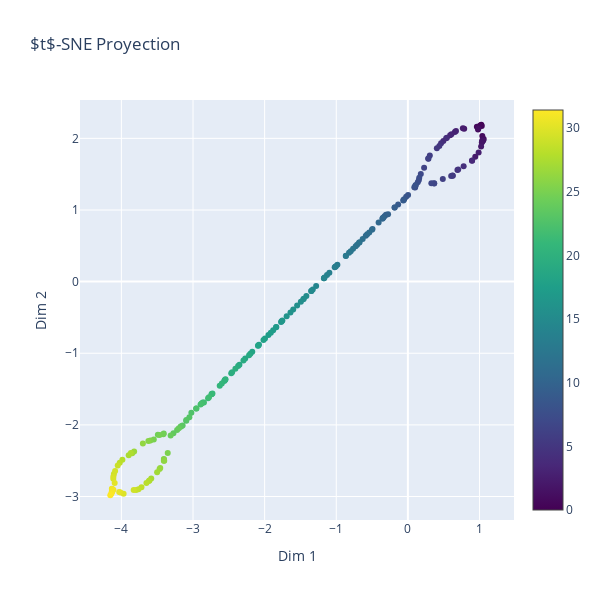

Notebook cell for this chart:
### Code cell
# t-SNE
tsne = TSNE(n_components=2, perplexity=100)
points_tsne = tsne.fit_transform(points_3d)
draw_2d(points_tsne, "$t$-SNE Proyection")

### Figure 1 — Plotly figure (JSON) as saved in the notebook; plotly's stock layout.template omitted (floating-point values rounded to 4 significant figures; data arrays with more than 128 entries replaced by an {"elided": "..."} marker saying what was removed)
{"data": [{"marker": {"color": {"elided": "200 float values"}, "colorscale": [[0, "#440154"], [0.1111, "#482878"], [0.2222, "#3e4989"], [0.3333, "#31688e"], [0.4444, "#26828e"], [0.5556, "#1f9e89"], [0.6667, "#35b779"], [0.7778, "#6ece58"], [0.8889, "#b5de2b"], [1, "#fde725"]], "showscale": true, "size": 6}, "mode": "markers", "type": "scatter", "x": {"elided": "200 float values"}, "y": {"elided": "200 float values"}}], "layout": {"height": 600, "title": {"text": "$t$-SNE Proyection"}, "width": 600, "xaxis": {"scaleanchor": "y", "title": {"text": "Dim 1"}}, "yaxis": {"title": {"text": "Dim 2"}}}}
